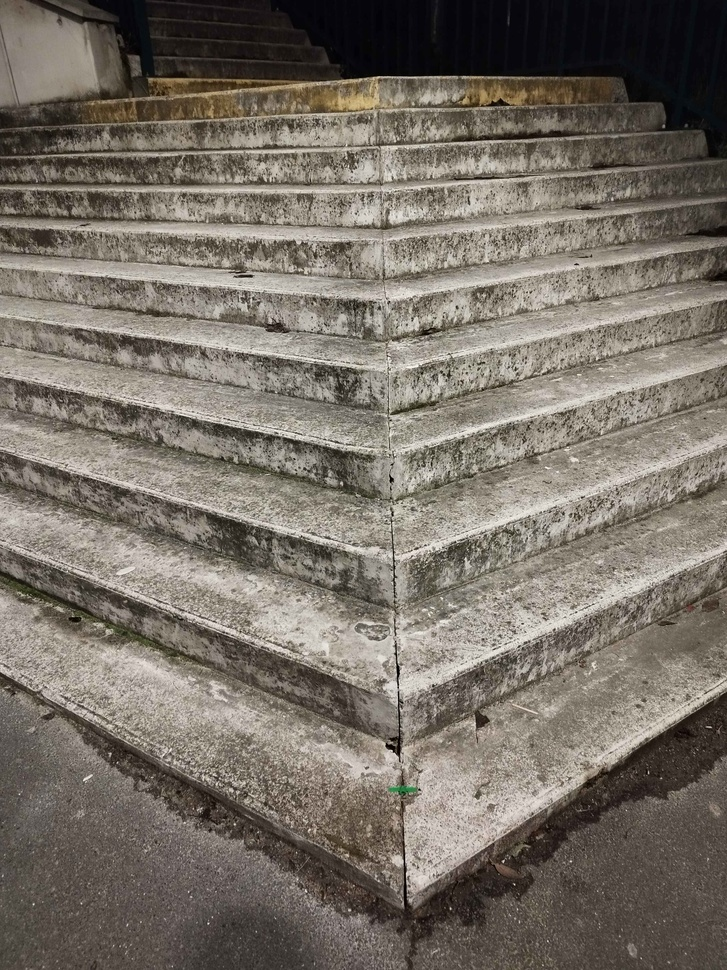
#> input picture Base_Validation/11.jpg, 727 x 970 px, shrunk from 3000 x 4000 before the run; its folder holds only this picture in this run
$ python reconnaissanceEscalier.py
#> lines starting #> are read from the running program, lines starting #| are printed output that depends on the picture; after the words box and inside, x2 and y2 are one past the last pixel; in counts of white or black regions, pixels touching at a corner belong together
import numpy as np
import matplotlib.image as mplimg
import matplotlib.pyplot as plt
import cv2
import json
import math
import os

"""
Ce fichier python regroupe les fonctions de traitement des images,
tels que Otsu, canny, fermeture etc
"""

"""
Convertit une image couleur en niveaux de gris en utilisant la formule de luminance.
"""
def image_gray(image_path):
#> called with image_path = 'Base_Validation/11.jpg'
    img = mplimg.imread(image_path)
#> img is the input picture: shape (970, 727, 3); mean R, G, B 119.7, 112.2, 102.8

    if img.dtype == np.float32 or img.dtype == np.float64:
        img = (img * 255).astype(np.uint8)

    gray_image = np.dot(img[..., :3], [0.299, 0.587, 0.114])

    return gray_image.astype(np.uint8)

def algo_otsu(image_path):
    """
    Applique l'algorithme de seuillage d'Otsu sur une image en niveaux de gris.
    """
    img = image_gray(image_path)

    hist, bins = np.histogram(img.flatten(), bins=256, range=[0, 256])
#> hist = 256 values, max 9352 at index 7, min 0 at index 251, mean 2754.6; bins = 257 values from 0 to 256
    total_pixels = img.size
    prob = hist / total_pixels
#> prob = 256 values, max 0.0133 at index 7, min 0 at index 251, mean 0.00391

    cumulative_sum = np.cumsum(prob)
#> cumulative_sum = 256 values from 2.13e-05 to 1
    cumulative_mean = np.cumsum(prob * np.arange(256))
#> cumulative_mean = 256 values from 0 to 112.7
    global_mean = cumulative_mean[-1]
#> global_mean = 112.7

    max_variance = 0
    optimal_threshold = 0

    for t in range(1, 256):
        weight_bg = cumulative_sum[t]
        weight_fg = 1 - weight_bg
        mean_bg = cumulative_mean[t] / weight_bg if weight_bg != 0 else 0
        mean_fg = (cumulative_mean[-1] - cumulative_mean[t]) / weight_fg if weight_fg != 0 else 0
        variance_inter_class = weight_bg * weight_fg * (mean_bg - mean_fg) ** 2

        if variance_inter_class > max_variance:
            max_variance = variance_inter_class
            optimal_threshold = t
#> this loop made 255 passes
#> (weight_bg, weight_fg, mean_bg, mean_fg, variance_inter_class, max_variance) on passes 1 to 8: (0.000143, 1, 0.851, 112.8, 1.79, 1.79), (0.000654, 0.999, 1.75, 112.8, 8.06, 8.06), (0.00125, 0.999, 2.35, 112.9, 15.24, 15.24), (0.00253, 0.997, 3.18, 113, 30.46, 30.46), (0.00869, 0.991, 4.47, 113.7, 102.8, 102.8), (0.014, 0.986, 5.05, 114.3, 164.3, 164.3), (0.0272, 0.973, 6, 115.7, 318.9, 318.9), (0.033, 0.967, 6.35, 116.4, 386.7, 386.7)
#> after the loop, max_variance = 1888.5; optimal_threshold = 110

    binary_image = img > optimal_threshold
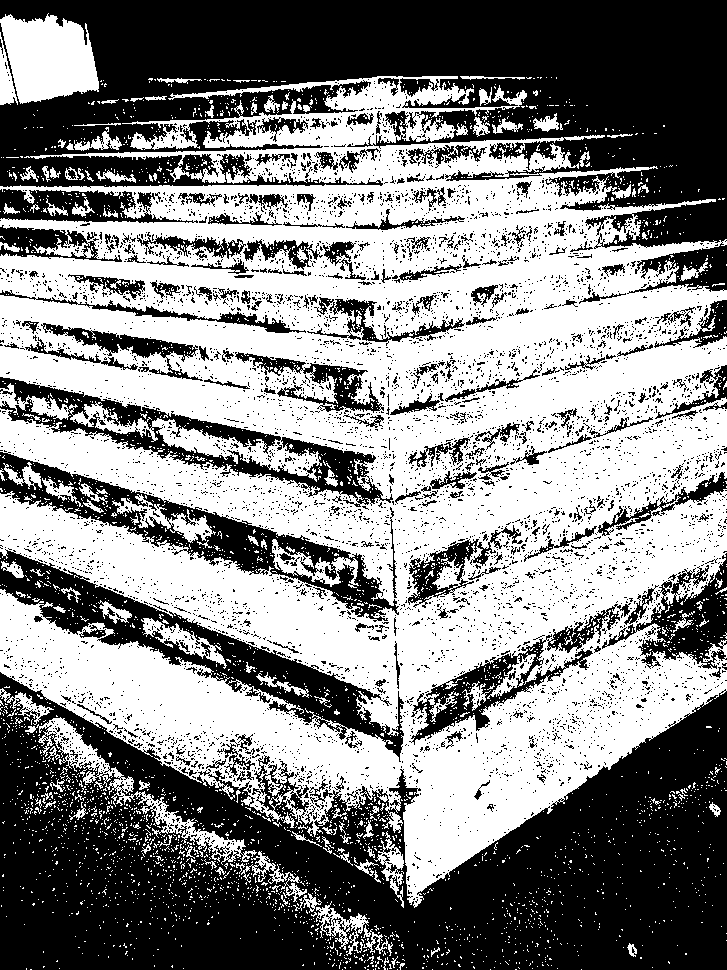
#> binary_image: shape (970, 727) bool; 52.4% white; 5902 black regions (5635 under 20 px), largest, box (x1, y1, x2, y2) and area: (0, 672, 727, 970) 126595, (0, 0, 727, 294) 106581, (0, 549, 404, 762) 15154
    binary_image = binary_image.astype(np.uint8) * 255  # Pour affichage OpenCV

    return binary_image, img  # On retourne aussi l'image en niveaux de gris


# [22 lines left out: function draw_hough_lines, not called in this run]

"""
Calcule l’angle d’inclinaison d’une ligne en degrés par rapport à l’axe horizontal.
"""
def getDegree(x1, y1, x2, y2):
    dy = y2 - y1
    dx = x2 - x1
    if dx == 0:
        return 90.0 if dy > 0 else -90.0
    angle_rad = math.atan(dy/dx)

    angle_deg = math.degrees(angle_rad)


    return angle_deg

"""
Calcule l’angle absolu (0–360°) entre deux points (vecteur).
"""
def get_angle(x1, y1, x2, y2):
    angle_rad = math.atan2(y2 - y1, x2 - x1)
    angle_deg = math.degrees(angle_rad)
    if angle_deg < 0:
        angle_deg += 360
    return angle_deg

"""
Regroupe les lignes similaires en fonction de leur orientation et proximité.
"""
def merge_similar_lines(lines, angle_threshold=5, distance_threshold=20):
    merged = []
    mergedLines=[]

    for line in lines:
        x1, y1, x2, y2 = line[0]
        angle = get_angle(x1, y1, x2, y2)
        center_x = (x1 + x2) / 2
        center_y = (y1 + y2) / 2

        matched = False
        for group in merged:
            g_angle, g_cx, g_cy, group_lines = group

            if abs(angle - g_angle) < angle_threshold and \
               math.hypot(center_x - g_cx, center_y - g_cy) < distance_threshold:
                group_lines.append((x1, y1, x2, y2))

                group[0] = (g_angle + angle) / 2
                group[1] = (g_cx + center_x) / 2
                group[2] = (g_cy + center_y) / 2
                matched = True
                break

        if not matched:
            merged.append([angle, center_x, center_y, [(x1, y1, x2, y2)]])
            mergedLines.append(line)

    return mergedLines

"""
Trie les lignes par la coordonnée Y de leur premier point.
"""
def sort_lines_by_y1(lines):
    return sorted(lines, key=lambda line: line[0][1])

"""
Détecte les lignes à l'aide de HoughLinesP et filtre celles pertinentes.
"""
def getLinesP(img,width):
    houghLines = cv2.HoughLinesP(img,
                        rho=1,                      # la précision en distance, en pixels
                        theta=np.pi/180,    # la précision angulaire, détecter une fois tous les °
                        threshold=75,         # au moins les points existent
                        minLineLength=width/6,
                        maxLineGap=20)
    if houghLines is None:
        # pas de ligne du tout : on ne boucle pas et on renvoie vide
        return []
    lines=merge_similar_lines(houghLines)
    total=0
    nb=0
    for line in lines:
        x1, y1, x2, y2 = line[0]
        degree=getDegree(x1,y1,x2,y2)
        if abs(degree)<=75:
            total=total+degree
            nb=nb+1
    if nb == 0:
        return []
    ave = total / nb


    linesP=[]

    for line in lines:
        x1, y1, x2, y2 = line[0]
        degree=getDegree(x1,y1,x2,y2)
        if abs(degree-ave)<=25:
            linesP.append(line)

    linesP=sort_lines_by_y1(linesP)

    return linesP


def get_corners_from_lines(lines):
    """
    utilise les lignes pour trouvé 4 points
    :param lines:  [np.array([[x1,y1,x2,y2]]), ...]
    :return: les coordonnées des 4 poins (top_left, top_right, bottom_left, bottom_right)
    """

    all_points = []
    for line in lines:
        x1, y1, x2, y2 = line[0]
        all_points.extend([(x1, y1), (x2, y2)])


    unique_points = list(set(all_points))


    def score_lt(p): return p[0] + p[1]     # en haut à gauche x+y le plus petit
    def score_rt(p): return p[0] - p[1]     # en haut à droit x-y le plus grand
    def score_lb(p): return p[0] - p[1]     # en bas à gauche (x-y le plus petit)
    def score_rb(p): return p[0] + p[1]     # en bas à droite (x+y led plus grand)


    top_left     = min(unique_points, key=lambda p: score_lt(p))
    top_right    = max(unique_points, key=lambda p: score_rt(p))
    bottom_left  = min(unique_points, key=lambda p: score_lb(p))
    bottom_right = max(unique_points, key=lambda p: score_rb(p))

    return top_left, top_right, bottom_right, bottom_left


# [24 lines left out: function get_rectangle_from_lines, not called in this run]


# =========================
#         TRAITER IMAGE VERSION GAUSSIAN
# =========================


def traiter_dossier_v1(dossier_images, dossier_annotations):
    os.makedirs(dossier_annotations, exist_ok=True)
    valid_ext = ('.jpg', '.jpeg', '.png')

    fichiers = sorted([f for f in os.listdir(dossier_images) if f.endswith(valid_ext)])

    for fichier in fichiers:
        image_path = os.path.join(dossier_images, fichier)
        nom_base = os.path.splitext(fichier)[0]
        json_path = os.path.join(dossier_annotations, f"{nom_base}.json")

        print(f"Traitement de {fichier}...")

        binary_image, gray_img = algo_otsu(image_path)

        gaussien = cv2.GaussianBlur(gray_img, (7, 7), 0)
        # contour = cv2.Canny(gaussien, 100, 180)
        contour = cv2.Canny(gaussien, 50, 150)
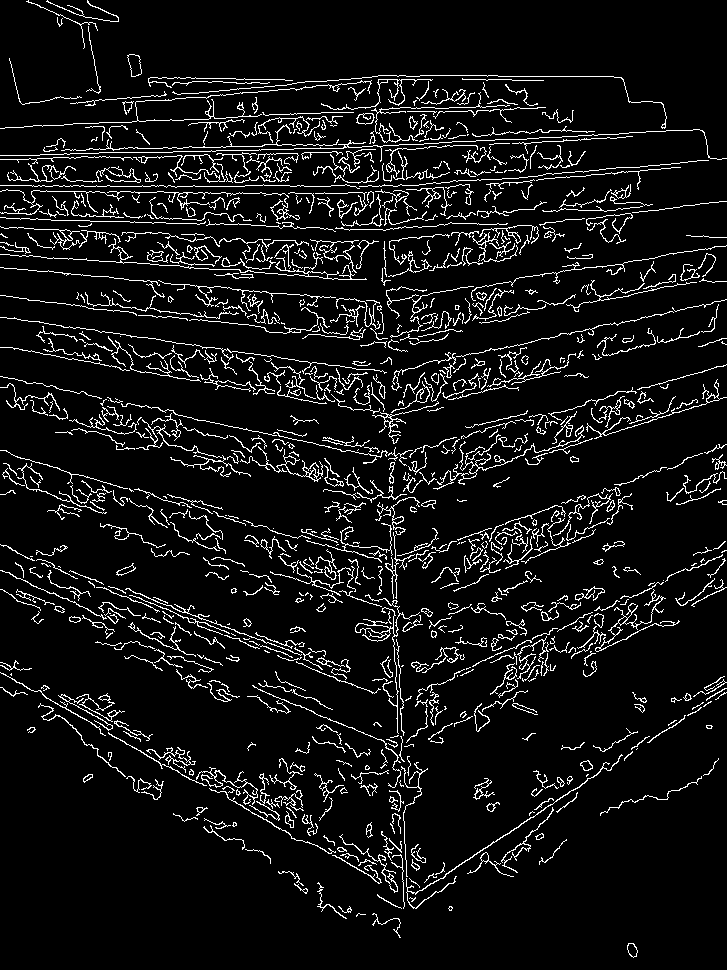
#> contour: shape (970, 727); 7.6% white in thin lines or dots

        noyau = np.ones((3, 3), np.uint8)
        dilated_contour = cv2.dilate(contour, noyau, iterations=3)
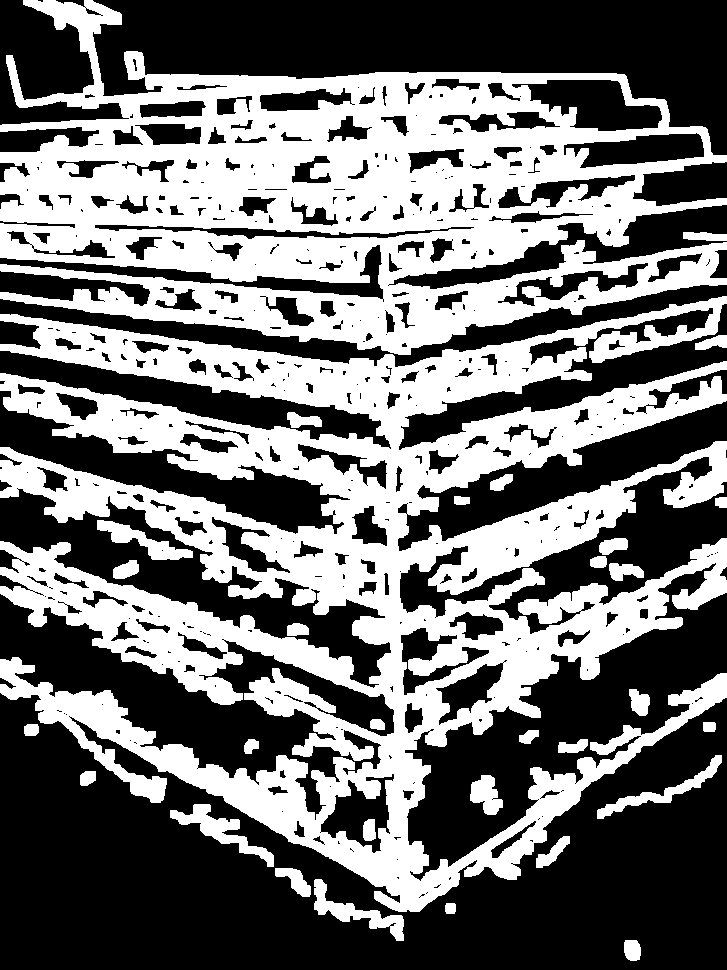
#> dilated_contour: shape (970, 727); 44% white; 31 white regions, largest, box (x1, y1, x2, y2) and area: (0, 296, 727, 912) 174365, (0, 0, 727, 355) 122514, (170, 804, 274, 867) 1696

        width = contour.shape[1]
        lines = getLinesP(dilated_contour, width)
#> in getLinesP, `houghLines = cv2.HoughLinesP(img, rho=1,`: houghLines = 1061 rows, first 6: [124, 60, 531, 467], [42, 98, 436, 492], [390, 932, 390, 734], [545, 505, 668, 628], [90, 85, 418, 413], [127, 51, 541, 465]
#> the loop in merge_similar_lines, `for line in lines:` made 1061 passes
#> line on passes 10 to 12: [[11, 152, 256, 397]], [[4, 179, 217, 392]], [[483, 526, 608, 651]]
#> the loop in getLinesP, `for line in lines:` made 252 passes

        if not lines:
            print(f"[!] Aucune ligne détectée pour {fichier}.")
            continue

        points = get_corners_from_lines(lines)
#> the loop in get_corners_from_lines, `for line in lines:` made 103 passes
#> line on passes 1 to 8: [[481, 72, 606, 141]], [[369, 73, 574, 116]], [[206, 75, 524, 251]], [[358, 79, 502, 112]], [[9, 169, 165, 286]], [[4, 176, 215, 324]], [[1, 207, 202, 323]], [[0, 238, 127, 315]]

        #points = get_rectangle_from_lines(lines)
        points_formatted = [[int(p[0]), int(p[1])] for p in points]

        annotation = {
            "shapes": [
                {
                    "label": "escalier",
                    "points": points_formatted,
                    "shape_type": "polygon"
                }
            ]
        }

        with open(json_path, 'w') as f:
            json.dump(annotation, f, indent=4)

        print(f"Annotation sauvegardée : {json_path}")


# =========================
#         TRAITER IMAGE VERSION EGALISED
# =========================


def traiter_dossier_v2(dossier_images, dossier_annotations):
#> called with dossier_images = 'Base_Validation', dossier_annotations = 'Annotations'
    os.makedirs(dossier_annotations, exist_ok=True)
    valid_ext = ('.jpg', '.jpeg', '.png')
    fichiers = sorted([f for f in os.listdir(dossier_images) if f.endswith(valid_ext)])

    for fichier in fichiers:
        image_path = os.path.join(dossier_images, fichier)
        nom_base = os.path.splitext(fichier)[0]
        json_path = os.path.join(dossier_annotations, f"{nom_base}.json")

        print(f"Traitement de {fichier}...")

        binary_image, gray_img = algo_otsu(image_path)
        #égaliser l'image
        equalized = cv2.equalizeHist(gray_img)
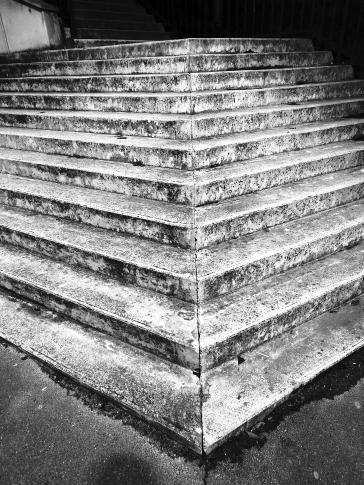
#> equalized: shape (970, 727) (shown at 1/2 size); min 0, max 255, mean 128.2


        #gaussien = cv2.GaussianBlur(gray_img, (7, 7), 0)
        contour = cv2.Canny(equalized, 100, 180)
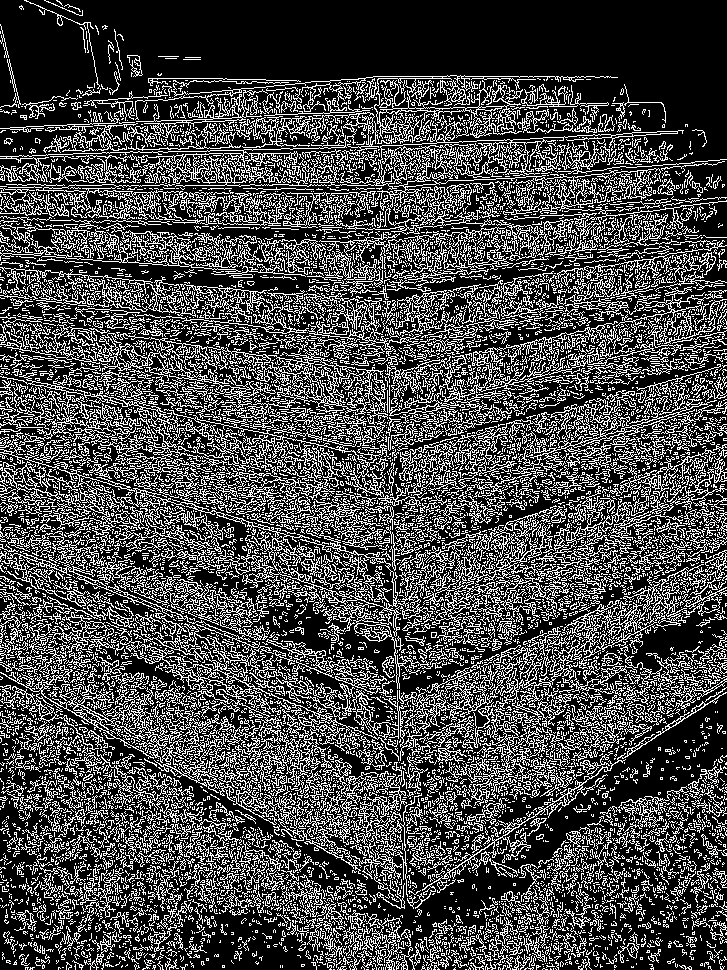
#> contour: shape (970, 727); 28.6% white in thin lines or dots

        noyau = np.ones((3, 3), np.uint8)

        dilated_contour = cv2.dilate(contour,noyau, iterations=4)
#> dilated_contour: shape (970, 727); 91.2% white; 166 black regions (101 under 20 px), largest, box (x1, y1, x2, y2) and area: (73, 0, 727, 157) 48526, (0, 0, 92, 99) 5293, (647, 621, 696, 653) 696
        closed_contour = cv2.erode(dilated_contour, noyau, iterations=3)
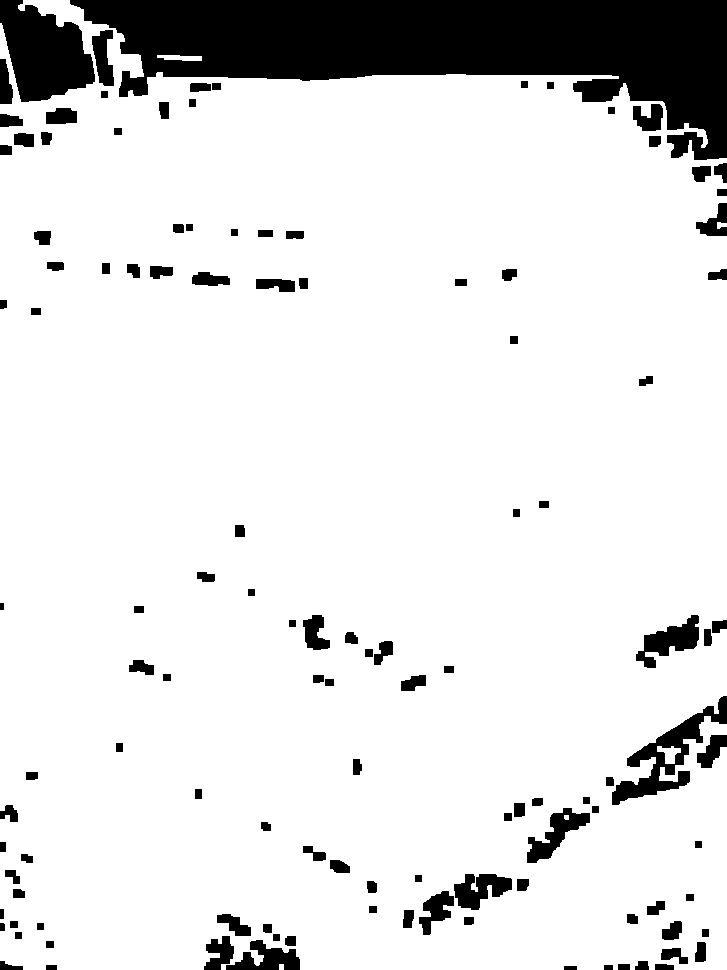
#> closed_contour: shape (970, 727); 87.8% white; 121 black regions, largest, box (x1, y1, x2, y2) and area: (70, 0, 727, 160) 53510, (0, 0, 95, 102) 6436, (612, 696, 727, 805) 3328

        width = contour.shape[1]
        lines = getLinesP(closed_contour, width)
#> the loop in merge_similar_lines (call 2), `for line in lines:` made 1019 passes
#> line on passes 1 to 3: [[0, 825, 670, 155]], [[0, 182, 726, 908]], [[0, 197, 726, 923]]
#> the loop in getLinesP (call 2), `for line in lines:` made 76 passes
#> line on passes 1 to 8: [[0, 825, 670, 155]], [[0, 182, 726, 908]], [[11, 964, 726, 249]], [[0, 886, 726, 160]], [[0, 155, 726, 881]], [[67, 969, 726, 310]], [[0, 863, 703, 160]], [[1, 922, 726, 197]]


        if not lines:
            print(f"[!] Aucune ligne détectée pour {fichier}.")
            continue


        points = get_corners_from_lines(lines)
#> the loop in get_corners_from_lines (call 2), `for line in lines:` made 67 passes
#> line on passes 1 to 8: [[0, 134, 141, 68]], [[0, 140, 134, 56]], [[0, 192, 138, 54]], [[0, 222, 132, 90]], [[0, 223, 132, 91]], [[0, 242, 186, 56]], [[0, 250, 194, 56]], [[0, 289, 212, 77]]

        #points = get_rectangle_from_lines(lines)
        points_formatted = [[int(p[0]), int(p[1])] for p in points]

        annotation = {
            "shapes": [
                {
                    "label": "escalier",
                    "points": points_formatted,
                    "shape_type": "polygon"
                }
            ]
        }

        with open(json_path, 'w') as f:
            json.dump(annotation, f, indent=4)

        print(f"Annotation sauvegardée : {json_path}")


# === Lancer le traitement ===
if __name__ == "__main__":

    dossier_images = "Base_Validation"
    dossier_annotations = "Annotations"

    traiter_dossier_v1(dossier_images, dossier_annotations)
    traiter_dossier_v2(dossier_images, dossier_annotations)
